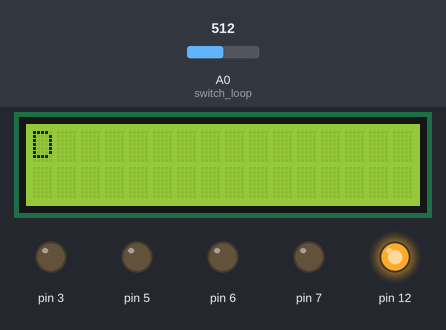
The sketch below on a simulated Arduino Uno, built with avr-gcc and run on an emulated ATmega328P. Shown: 16×2 character LCD, output pins drawn as LEDs (lit = HIGH). Wiring (inferred from the names in the program): character LCD (HD44780): RS pin 2; E pin 4; data pin 8, pin 9, pin 10, pin 11. Inputs (shaded band) come from the test bench; at power-on: A0 (switch_loop) = 512. The character LCD is taken to start in 4-bit mode; pins used as bus, display or sensor lines are not drawn.

Above: at 1.1 s.
Timing chart, 0 to 2.6 s (numbered marks = the images above):
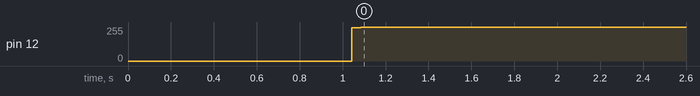

The sketch:

lcd_move_game.ino
```cpp
/* 함수형 lcd 4비트 이동기 */

#define RS 2
#define E 4
#define DB4 9
#define DB5 10
#define DB6 11
#define DB7 12

bool toggle = true; //클릭시 false 해제시 true
int x = 0, y = 0;

int pinmap[4][20] =
{
  {0x80, 0x81, 0x82, 0x83, 0x84, 0x85, 0x86, 0x87, 0x88, 0x89, 0x8A, 0x8B, 0x8C, 0x8D, 0x8E, 0x8F, 0x90, 0x91, 0x92, 0x93},
  {0xC0, 0xC1, 0xC2, 0xC3, 0xC4, 0xC5, 0xC6, 0xC7, 0xC8, 0xC9, 0xCA, 0xCB, 0xCC, 0xCD, 0xCE, 0xCF, 0xD0, 0xD1, 0xD2, 0xD3},
  {0x94, 0x95, 0x96, 0x97, 0x98, 0x99, 0x9A, 0x9B, 0x9C, 0x9D, 0x9E, 0x9F, 0xA0, 0xA1, 0xA2, 0xA3, 0xA4, 0xA5, 0xA6, 0xA7},
  {0xD4, 0xD5, 0xD6, 0xD7, 0xD8, 0xD9, 0xDA, 0xDB, 0xDC, 0xDD, 0xDE, 0xDF, 0xE0, 0xE1, 0xE2, 0xE3, 0xE4, 0xE5, 0xE6, 0xE7}
};

void lcd_cmd(int num) {

  int tmp = 0x80;

  for (int i = 0; i < 2; i ++) {

    digitalWrite(RS, LOW);

    for (int j = 12; j >= 9; j--) {

      if (num & tmp)
        digitalWrite(j, HIGH);
      else
        digitalWrite(j, LOW);

      tmp >>= 1;

    }

    digitalWrite(E, HIGH);
    digitalWrite(E, LOW);

    digitalWrite(RS, HIGH);

    delayMicroseconds(100);
  }

}


void lcd_init() {

  for (int i = 2; i <= 12; i++)
    pinMode(i, OUTPUT);

  digitalWrite(RS, HIGH);

  int command[] = {0x3, 0x3, 0x3, 0x2, 0x28, 0x0C, 0x06, 0x80, 0x01};

  for (int i = 0; i < sizeof(command) / sizeof(int) ; i++) {
    lcd_cmd(command[i]);
  }
  delay(1000);
}


void lcd_send(int num) {

  int tmp = 0x80;

  for (int i = 0; i < 2 ; i++) {

    digitalWrite(RS, HIGH);
    for (int j = 12; j >= 9; j--) {

      if (num & tmp)
        digitalWrite(j, HIGH);
      else
        digitalWrite(j, LOW);

      tmp >>= 1;

    }

    digitalWrite(E, HIGH);
    digitalWrite(E, LOW);
    digitalWrite(RS, HIGH);

    delayMicroseconds(100);
  }
}

void lcd_move(int mv_y, int mv_x) {
  lcd_cmd(pinmap[y][x]);
  lcd_send(0x10);
  x = mv_x;
  y = mv_y;
  lcd_cmd(pinmap[y][x]);
  lcd_send(0x2A);
}

void switch_loop () {
  int a = analogRead(A0);

  if ((a > 50 && a < 150) && toggle ) {
    toggle = false;
    lcd_move(y, x - 1);
    //Serial.println("LEFT");
  }

  if ((a > 500 && a < 600) && toggle ) {
    toggle = false;
    lcd_move(y , x + 1 );
   // Serial.println("RIGHT");
  }

  if ((a > 650 && a < 750) && toggle ) {
    toggle = false;
    lcd_move(y -   1 , x);
   // Serial.println("UP");
  }

  if ((a > 150 && a < 200) && toggle ) {
    toggle = false;
    lcd_move(y + 1 , x);
   // Serial.println("DOWN");
  }

  if ((a > 300 && a < 350) && toggle ) {
    toggle = false;
    lcd_move(0, 0);
    x = 0; y = 0;
   // Serial.println("HOME");
  }

  if (a > 1000) {
    toggle = true;
  }
}


void setup() {
  Serial.begin(9600);
  lcd_init();
  lcd_move(x, y);
}


void loop() {
  switch_loop();
}
```

Measured:
- by itself, pin 12: 0/255 → 255/255 at 1.0 s
